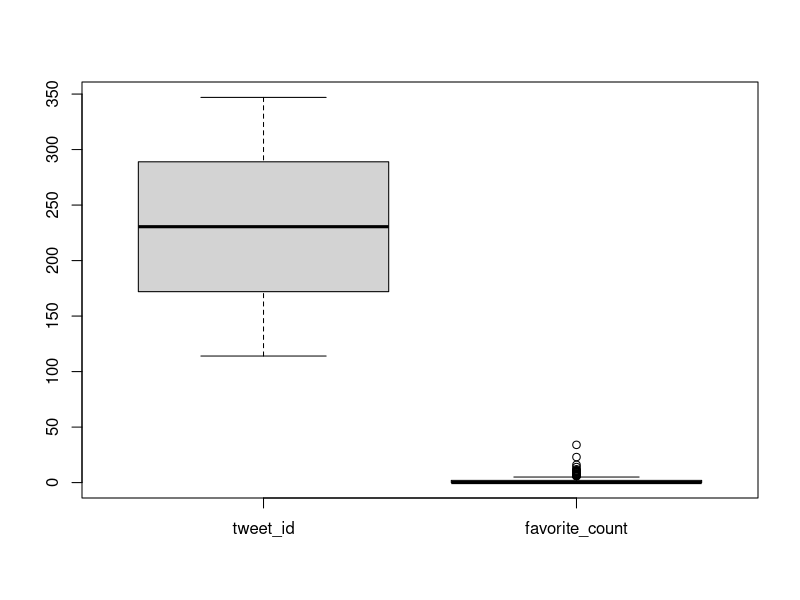

Here is the R script that generated this plot: (Note: this script raises an error after producing the figure.)
## ---- chunk 1

library(tidyverse)

## ---- chunk 2

code_clan_tweets <- read_csv("data/code_clan_tweets.csv")

view(code_clan_tweets) 

dim(code_clan_tweets) #Returns number of rows and columns

names(code_clan_tweets) #returns variable names


## ---- chunk 3

summarised_code_clan_tweets<- code_clan_tweets %>% 
  group_by(tweet_id) %>% # group the entries by tweet_id
  summarise(favorite_count)

boxplot(summarised_code_clan_tweets) 

## ---- chunk 4
total_of_fave_tweets <- code_clan_tweets %>% 
  filter(!favorite_count == 0) %>% #reads as return tweets that don't equal zero only
  filter(!is_quote == TRUE) %>% # reads as return only tweets that weren't quoted
  summarise(total_fav_tweet_count = n()) # n() counts the number of tweets that were favourited

total_of_fave_tweets

## ---- chunk 5
mean_retweet_by_source <- code_clan_tweets %>% 
  filter(!is_quote == TRUE) %>% # reads as return only tweets that weren't quoted
  group_by(source) %>% # group the entries by source type
  summarise(mean_retweet_count = mean(retweet_count)) #summarises and creates new column that calculates mean of retweet_count

mean_retweet_by_source
## ---- chunk 6

total_of_fave_tweets_by_media <- code_clan_tweets %>%
  select(media_type, favorite_count) %>% #isolates the media and favourite_count columns
  group_by(media_type) %>% #groups tweets by the media type used 
  summarise(total_tweet_count = n()) %>% #new column called total_tweet_count uses n() to count the no of favourited tweets 
  arrange(desc(total_tweet_count)) #total_tweet_count is arranged so the media_type with the highest total tweet count is top
  

  

total_of_fave_tweets_by_media
  

## ---- chunk 7

#Also attempted to change all NA values to "text" in media_types 
# ifelse did not seem to work, says unused argument ("photo")

total_of_fave_tweets_by_media2 <- code_clan_tweets %>% 
 mutate(media_type_na = is.na(media_type)) %>%
  ifelse(media_type_na, "text", "photo") %>% 
  group_by(media_type_na) %>% 
  summarise(total_tweet_count = n()) %>%
  arrange(desc(total_tweet_count))

total_of_fave_tweets_by_media2
  
## ---- chunk 8


mean_num_char <- code_clan_tweets %>%
  select(text) %>% # selected text column
  mutate(num_chars = nchar(text, allowNA = TRUE)) %>% # new column that counts no of chars (num_chars) of each tweet allowing NA values
  filter(is.na(num_chars) == FALSE) %>% # filters out the NA values
  summarise(mean_chars = mean(num_chars)) #creates new column that summarises and calculates the mean of the num_chars column 



mean_num_char



  
## ---- chunk 9

code_clan_info <- read_csv("data/code_clan_info.csv")


code_clan_joined <- inner_join(code_clan_tweets, code_clan_info, "tweet_id") #joined by tweet_id as this is a column in both datasets

view(code_clan_joined)

## ---- chunk 10

codeclan_hashtags <- tibble(code_clan_joined$tweet_id, tolower(code_clan_joined$hashtags)) %>% 
  filter(!is.na(code_clan_joined$hashtags))

view(codeclan_hashtags)

#tibble() creates a tibble - both tweet_id and hashtags columns from code_clan_joined are used to create tibble. tolower() ensures all entries in hashtag are in lower case and then any hashtag entires that are NA values are filtered out using filter() and is.na().
## ---- chunk 11

